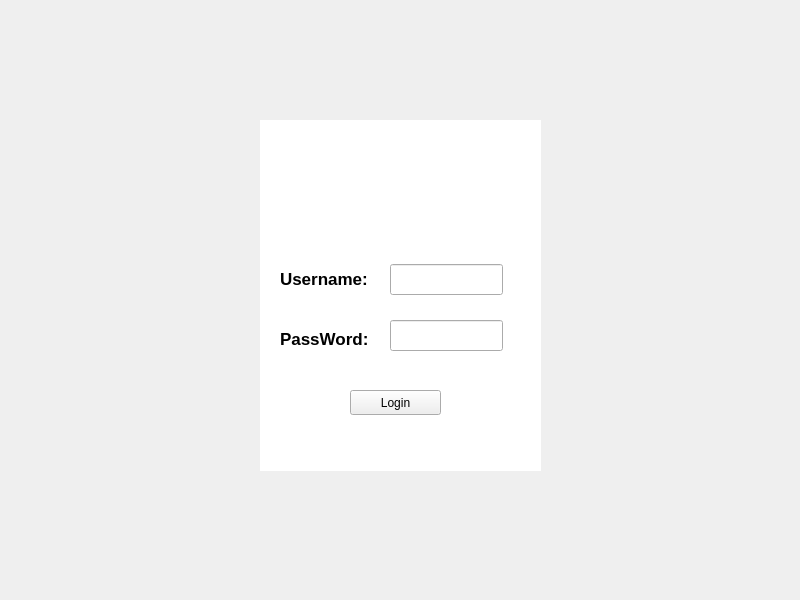
<?xml version="1.0" encoding="UTF-8"?>
<ui version="4.0">
 <class>MainWindow</class>
 <widget class="QMainWindow" name="MainWindow">
  <property name="geometry">
   <rect>
    <x>0</x>
    <y>0</y>
    <width>800</width>
    <height>600</height>
   </rect>
  </property>
  <property name="windowTitle">
   <string>MainWindow</string>
  </property>
  <widget class="QWidget" name="centralwidget">
   <widget class="QLabel" name="label">
    <property name="geometry">
     <rect>
      <x>-10</x>
      <y>0</y>
      <width>811</width>
      <height>601</height>
     </rect>
    </property>
    <property name="styleSheet">
     <string notr="true">border-image: url(:/pic/pic/premium_photo-1661443598082-afd740d6d07c.png);</string>
    </property>
    <property name="text">
     <string/>
    </property>
   </widget>
   <widget class="QLabel" name="label_2">
    <property name="geometry">
     <rect>
      <x>260</x>
      <y>120</y>
      <width>281</width>
      <height>351</height>
     </rect>
    </property>
    <property name="font">
     <font>
      <pointsize>13</pointsize>
     </font>
    </property>
    <property name="styleSheet">
     <string notr="true">background-color: rgb(255, 255, 255);</string>
    </property>
    <property name="text">
     <string/>
    </property>
   </widget>
   <widget class="QLabel" name="label_3">
    <property name="geometry">
     <rect>
      <x>356</x>
      <y>150</y>
      <width>81</width>
      <height>91</height>
     </rect>
    </property>
    <property name="styleSheet">
     <string notr="true">border-image: url(:/pic/pic/icon1.png);</string>
    </property>
    <property name="text">
     <string/>
    </property>
   </widget>
   <widget class="QLabel" name="label_4">
    <property name="geometry">
     <rect>
      <x>280</x>
      <y>270</y>
      <width>101</width>
      <height>17</height>
     </rect>
    </property>
    <property name="font">
     <font>
      <pointsize>13</pointsize>
      <weight>75</weight>
      <bold>true</bold>
     </font>
    </property>
    <property name="text">
     <string>Username:</string>
    </property>
   </widget>
   <widget class="QLabel" name="label_5">
    <property name="geometry">
     <rect>
      <x>280</x>
      <y>330</y>
      <width>101</width>
      <height>17</height>
     </rect>
    </property>
    <property name="font">
     <font>
      <pointsize>13</pointsize>
      <weight>75</weight>
      <bold>true</bold>
     </font>
    </property>
    <property name="text">
     <string>PassWord:</string>
    </property>
   </widget>
   <widget class="QLineEdit" name="username">
    <property name="geometry">
     <rect>
      <x>390</x>
      <y>264</y>
      <width>113</width>
      <height>31</height>
     </rect>
    </property>
   </widget>
   <widget class="QLineEdit" name="password">
    <property name="geometry">
     <rect>
      <x>390</x>
      <y>320</y>
      <width>113</width>
      <height>31</height>
     </rect>
    </property>
   </widget>
   <widget class="QPushButton" name="pushButton">
    <property name="geometry">
     <rect>
      <x>350</x>
      <y>390</y>
      <width>91</width>
      <height>25</height>
     </rect>
    </property>
    <property name="text">
     <string>Login</string>
    </property>
   </widget>
  </widget>
 </widget>
 <resources>
  <include location="Login.qrc"/>
 </resources>
 <connections/>
</ui>
